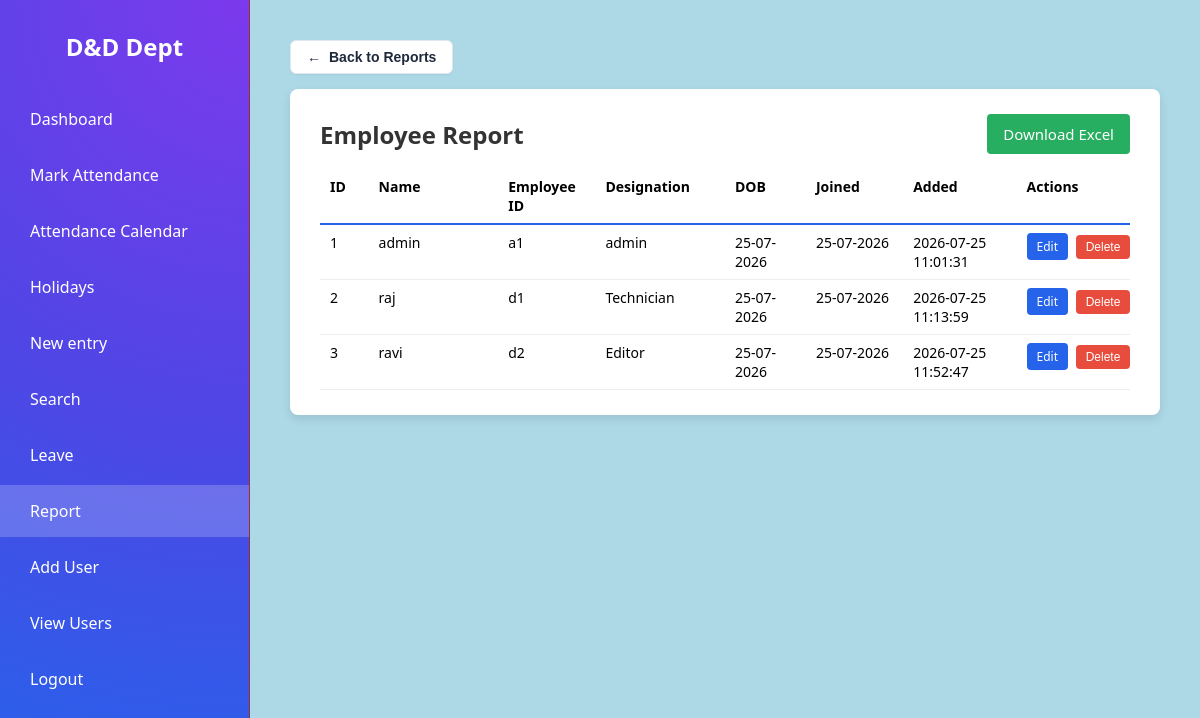
The app's page /report/employees (signed in) with its own data.
### tables this page shows
CREATE TABLE employees (
            id INTEGER PRIMARY KEY AUTOINCREMENT,
            name TEXT NOT NULL,
            employee_id TEXT NOT NULL,
            designation TEXT,
            dob TEXT,
            date_of_joining TEXT,
            created_at TEXT DEFAULT CURRENT_TIMESTAMP
        );

### app.py (the view)
@app.route('/report/employees')
@login_required
def report_employees():
    conn = db.get_db()
    employees = conn.execute('SELECT * FROM employees ORDER BY id ASC').fetchall()
    return render_template('report_employees.html', employees=employees, user_role=session.get('role'))

### app.py (called while the page is built)
def login_required(view):
    @wraps(view)
    def wrapped_view(*args, **kwargs):
        if not session.get('logged_in'):
            return redirect(url_for('login'))
        return view(*args, **kwargs)
    return wrapped_view

### db.py (called while the page is built)
def get_db():
    if 'db' not in g:
        g.db = sqlite3.connect(
            current_app.config['DATABASE'],
            detect_types=sqlite3.PARSE_DECLTYPES
        )
        g.db.row_factory = sqlite3.Row
    return g.db

### templates/report_employees.html (shortened to what this page needs)
{% extends 'base.html' %}
{% set active_page = 'report' %}
{% block content %}
<div style="margin-bottom: 15px;">
  <a href="{{ url_for('report') }}" style="display: inline-flex; align-items: center; gap: 8px; padding: 8px 16px; border: 1px solid #e2e8f0; border-radius: 6px; color: #1e293b; background-color: #ffffff; text-decoration: none; font-family: sans-serif; font-size: 14px; font-weight: 500; box-shadow: 0 1px 2px rgba(0,0,0,0.05);">
    <span><b>&larr;</span> Back to Reports
    </b></a>
</div>
<div class="panel">
    <div class="panel-header">
        <h2>Employee Report</h2>
        <a class="btn btn-download" href="{{ url_for('download_employees_xlsx') }}">Download Excel</a>
    </div>
    {% if employees %}
    <table>
        <thead>
            <tr>
                <th style="width:6%;">ID</th>
                <th style="width:16%;">Name</th>
                <th style="width:12%;">Employee ID</th>
                <th style="width:16%;">Designation</th>
                <th style="width:10%;">DOB</th>
                <th style="width:12%;">Joined</th>
                <th style="width:14%;">Added</th>
                {% if user_role != 'viewer' %}
                <th style="width:14%;">Actions</th>
                {% endif %}
            </tr>
        </thead>
        <tbody>
            {% for e in employees %}
            <tr>
                <td>{{ e['id'] }}</td>
                <td>{{ e['name'] }}</td>
                <td>{{ e['employee_id'] }}</td>
                <td>{{ e['designation'] }}</td>
                <td>
                    {% if e['dob'] %}
                        {% set p = e['dob'].split('-') %}
                        {% if p|length == 3 %}{{ p[2] }}-{{ p[1] }}-{{ p[0] }}{% else %}{{ e['dob'] }}{% endif %}
                    {% endif %}
                </td>
                <td>
                    {% if e['date_of_joining'] %}
                        {% set p = e['date_of_joining'].split('-') %}
                        {% if p|length == 3 %}{{ p[2] }}-{{ p[1] }}-{{ p[0] }}{% else %}{{ e['date_of_joining'] }}{% endif %}
                    {% endif %}
                </td>
                <td>{{ e['created_at'] }}</td>
                {% if user_role != 'viewer' %}
                <td class="row-actions">
                    <a class="btn btn-edit" href="{{ url_for('edit_employee', employee_id=e['id']) }}">Edit</a>
                    <form method="POST" action="{{ url_for('delete_employee', employee_id=e['id']) }}"
                          onsubmit="return confirm('Are you sure you want to delete this employee record?');">
                        <button type="submit" class="btn-delete">Delete</button>
                    </form>
                </td>
                {% endif %}
            </tr>
            {% endfor %}
        </tbody>
    </table>
    {% else %}
    <p class="empty-note">No employee records yet. Add one from "New entry".</p>
    {% endif %}
</div>
{% endblock %}

### records on screen
employees: id "1", name "admin", employee_id "a1", designation "admin", p "25", p "07", p "2026", created_at "2026-07-25 11:01:31"
employees: id "2", name "raj", employee_id "d1", designation "Technician", p "25", p "07", p "2026", created_at "2026-07-25 11:13:59"
employees: id "3", name "ravi", employee_id "d2", designation "Editor", p "25", p "07", p "2026", created_at "2026-07-25 11:52:47"
